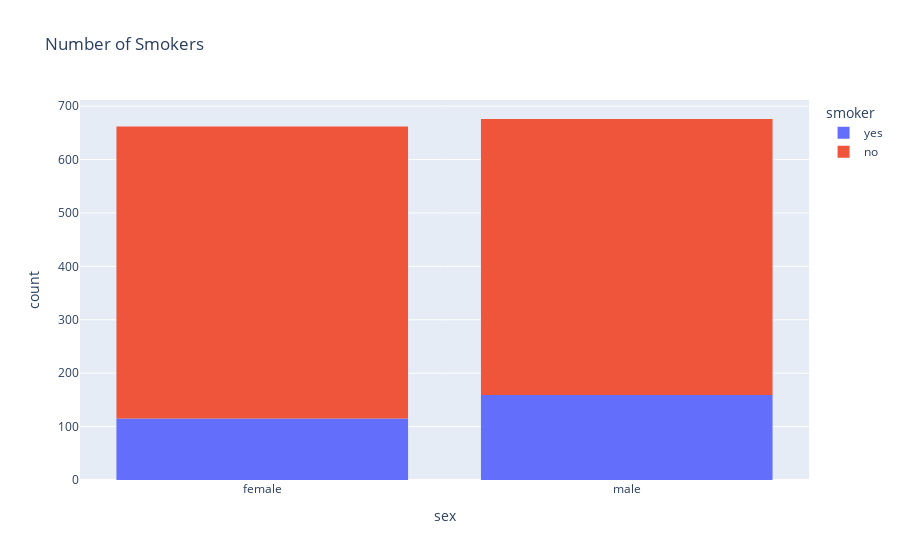

Notebook source saved alongside this figure:
### Code cell
import plotly.express as px
data = data
figure = px.histogram(data, x = "sex", color = "smoker", title= "Number of Smokers")
figure.show()

### Figure 1 — Plotly figure (JSON) as saved in the notebook; plotly's stock layout.template omitted (floating-point values rounded to 4 significant figures; data arrays with more than 128 entries replaced by an {"elided": "..."} marker saying what was removed)
{"data": [{"alignmentgroup": "True", "bingroup": "x", "hovertemplate": "smoker=yes<br>sex=%{x}<br>count=%{y}<extra></extra>", "legendgroup": "yes", "marker": {"color": "#636efa", "pattern": {"shape": ""}}, "name": "yes", "offsetgroup": "yes", "orientation": "v", "showlegend": true, "type": "histogram", "x": {"elided": "274 str values"}, "xaxis": "x", "yaxis": "y"}, {"alignmentgroup": "True", "bingroup": "x", "hovertemplate": "smoker=no<br>sex=%{x}<br>count=%{y}<extra></extra>", "legendgroup": "no", "marker": {"color": "#EF553B", "pattern": {"shape": ""}}, "name": "no", "offsetgroup": "no", "orientation": "v", "showlegend": true, "type": "histogram", "x": {"elided": "1064 str values"}, "xaxis": "x", "yaxis": "y"}], "layout": {"barmode": "relative", "legend": {"title": {"text": "smoker"}, "tracegroupgap": 0}, "title": {"text": "Number of Smokers"}, "xaxis": {"anchor": "y", "domain": [0, 1], "title": {"text": "sex"}}, "yaxis": {"anchor": "x", "domain": [0, 1], "title": {"text": "count"}}}}
